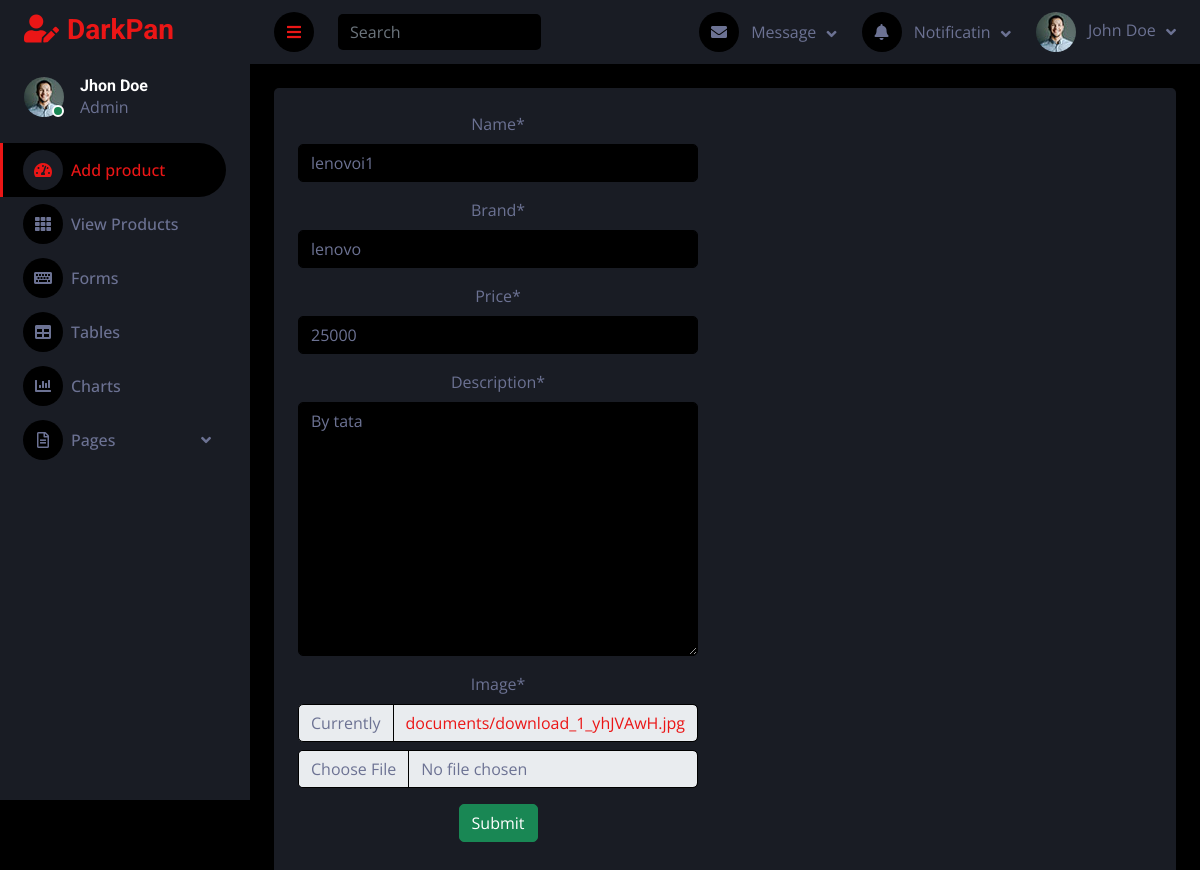
Screenshot of /update_product/3/ with the database file from the repository.
### sales_app/models.py (models this page shows)
class mobileproduct(models.Model):
    seller=models.ForeignKey(Seller,on_delete=models.CASCADE,related_name='mobileproduct')
    name=models.CharField(max_length=250)
    brand=models.CharField(max_length=250)
    price=models.CharField(max_length=250)
    description=models.TextField()
    image=models.FileField(upload_to='documents/')

### sales_app/seller_views.py (the view)
# urls.py: path("update_product/<int:id>/",seller_views.product_update,name="product_update"),
def product_update(request,id):
    obj=mobileproduct.objects.get(pk=id)
    data=mobile_product_form(instance=obj)
    if request.method=="POST":
        data=mobile_product_form(request.POST,request.FILES,instance=obj)
        if data.is_valid():
            data.save()
            return redirect('seller_view_products')
    return render(request,"seller/product_update.html",{"data":data})

### sales_app/forms.py
class mobile_product_form(forms.ModelForm):
    class Meta:
        model=mobileproduct
        fields=('__all__')
        exclude = ('seller',)

### template/seller/product_update.html (shortened to what this page needs)
{% extends 'seller/seller_dash.html' %}
{% load crispy_forms_tags %}
{% block content %}
<form method="POST"  enctype="multipart/form-data">
    {{data|crispy}}
    <button type="submit" class="btn btn-success">Submit</button>
</form>
{% endblock %}

### static/dash/css/style.css (style rules this page uses)
:root { --primary: #EB1616; --secondary: #191C24; --light: #6C7293; --dark: #000000; }
.btn { transition: .5s; }

### rows the page displays
mobileproduct: name "lenovoi1", brand "lenovo", price "25000", description "By tata"
